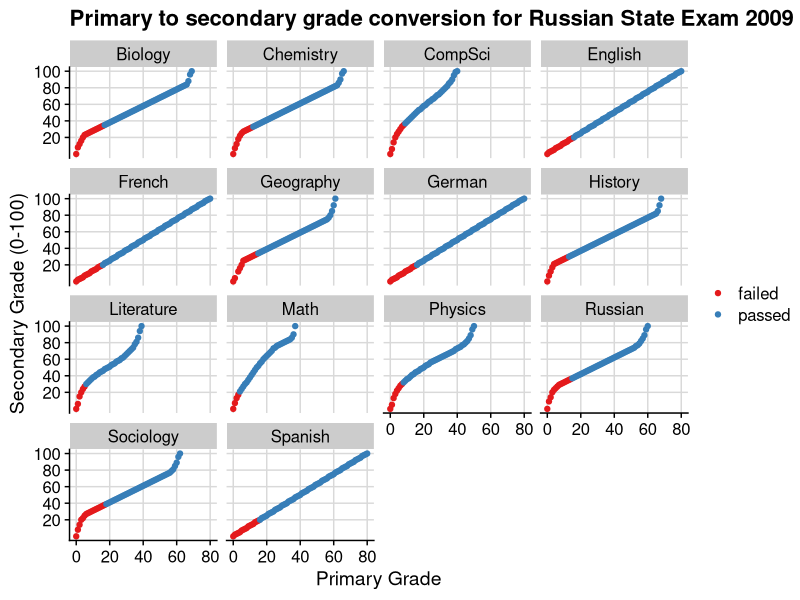
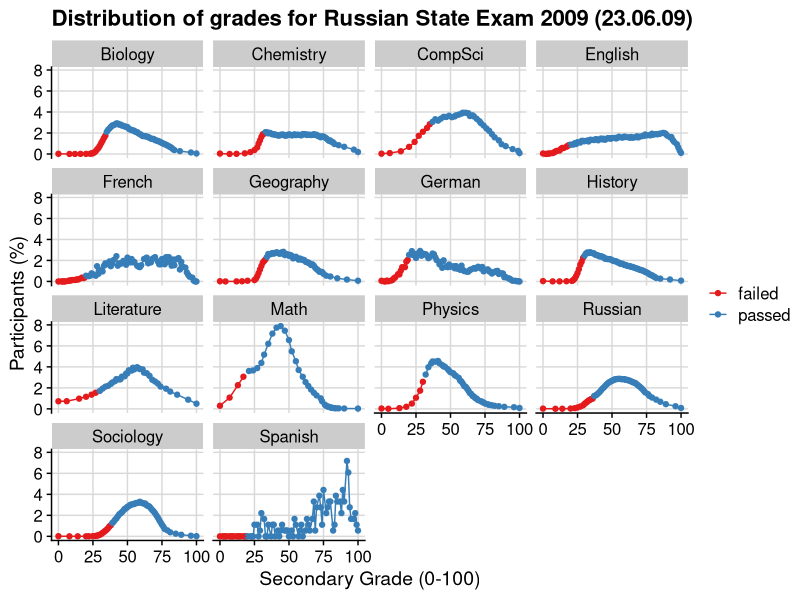
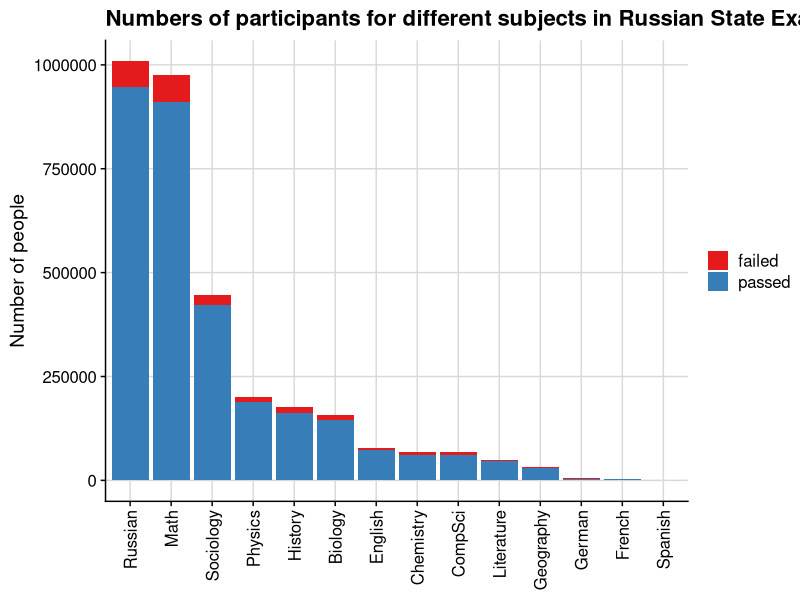

These charts were generated, in order, by the following R code:
library("rstudioapi")
setwd(dirname(rstudioapi::getActiveDocumentContext()$path))

library("ggplot2")
library("cowplot")
library("ggrepel")
library("readxl")
library("plyr")
library("RColorBrewer")




##### reading data #####

#creating data frame
data <- data.frame(primary=c(),
                   secondary=c(),
                   people=c(),
                   percent=c(),
                   integralPercent=c(),
                   subject=c())

#creating a vector of subjects
subjects <- c('Russian', 'Math',
              'Physics', 'Chemistry',
              'CompSci', 'Biology',
              'History', 'Geography',
              'English', 'German',
              'French', 'Spanish',
              'Sociology', 'Literature')

#creating a vector of passing grades
passingGrade <- c(37, 21,
                  31, 33,
                  36, 35,
                  30, 34,
                  20, 20,
                  20, 20,
                  39, 30)

# reading from file
for(i in 1:length(subjects)){
  data_temp <- read_excel(file.path('data', 'tablica_perevodov_23.06.09.xls'), sheet = i, skip=4)
  data_temp$subject <- subjects[i]
  data_temp <- data_temp[-dim(data_temp)[1],]
  data <- rbind(data, data_temp)
}

#making sure colnames are in check after merging data
colnames(data) <- c('primary', 'secondary', 'people', 'percent', 'integral', 'subject')
rm(data_temp)

#checking if the grade is passing or not
data$passing <- TRUE

for (i in 1:length(subjects)){
  data[data$subject == subjects[i],]$passing <- data[data$subject == subjects[i],]$secondary >= passingGrade[i] 
}

data$passing2 <- ''
data[data$passing == TRUE,]$passing2 <- 'passed'
data[data$passing == FALSE,]$passing2 <- 'failed'





##### plotting primary to secondary #####

plotdots<- ggplot(data, aes(x=primary, y=secondary, col=passing2)) +
  geom_point() +
  scale_y_continuous(breaks=c(20,40,60,80,100)) +
  ggtitle("Primary to secondary grade conversion for Russian State Exam 2009")+
  xlab("Primary Grade")+
  ylab("Secondary Grade (0-100)")+
  facet_wrap( ~ subject, ncol=4) +
  scale_color_brewer(palette = "Set1")

png(file='PrimaryToSecondary2009.png', width=800, height=600)
print(plotdots +
        theme_half_open() +
        background_grid() +
        theme(legend.title=element_blank()))
dev.off()





##### plotting participants distribution #####
plots <- ggplot(data, aes(x=secondary, y=percent, col=passing2))+
  geom_point()+
  geom_line()+
  facet_wrap( ~ subject, ncol=4) +
  xlab("Secondary Grade (0-100)")+
  ylab("Participants (%)")+ 
  ggtitle("Distribution of grades for Russian State Exam 2009 (23.06.09)") +
  scale_color_brewer(palette = "Set1")

#outputting data into file
png(file='ExamDistribution2009.png', width=800, height=600)
plots +
  theme_half_open() +
  background_grid() +
  theme(legend.title=element_blank())
dev.off()





##### plotting number of participants for each subject #####
#making a summary
participantSummary <- ddply(data, .(subject, passing2), 
                            summarize, 
                            numbers = sum(people))
#second summary for total numbers of people
participantSummary2 <- ddply(data, .(subject), 
                            summarize, 
                            numbers = sum(people))

#separating summary into passing and failing
participantSummaryPassed <- participantSummary[participantSummary$passing2 == 'passed',]
participantSummaryFailed <- participantSummary[participantSummary$passing2 == 'failed',]

#ordering both by the total number of people who took the exam
participantSummaryPassed$subject <- factor(participantSummaryPassed$subject,
                                     levels = participantSummaryPassed$subject[order(-participantSummary2$numbers)])
participantSummaryFailed$subject <- factor(participantSummaryFailed$subject,
                                           levels = participantSummaryFailed$subject[order(-participantSummary2$numbers)])
#combining them back together
participantSummary <- rbind(participantSummaryPassed, participantSummaryFailed)

rm(participantSummary2, participantSummaryPassed, participantSummaryFailed)

#plotting summary
plotSummary <- ggplot(participantSummary, aes(x=subject, y=numbers, fill=passing2))+
  geom_col()+
  ggtitle("Numbers of participants for different subjects in Russian State Exam 2009 (23.06.09)")+
  ylab("Number of people")+ 
  theme(axis.title.x = element_blank(),
        legend.title=element_blank()) +
  scale_fill_brewer(palette = "Set1")

#outputting data into files
  
png(file='ExamSubjectSummary2009.png', width=800, height=600)
plotSummary +
    theme_half_open() +
    background_grid() +
    theme(axis.text.x = element_text(angle = 90, vjust = 0.5, hjust=1),
          axis.title.x = element_blank(),
          legend.title=element_blank())
dev.off()
